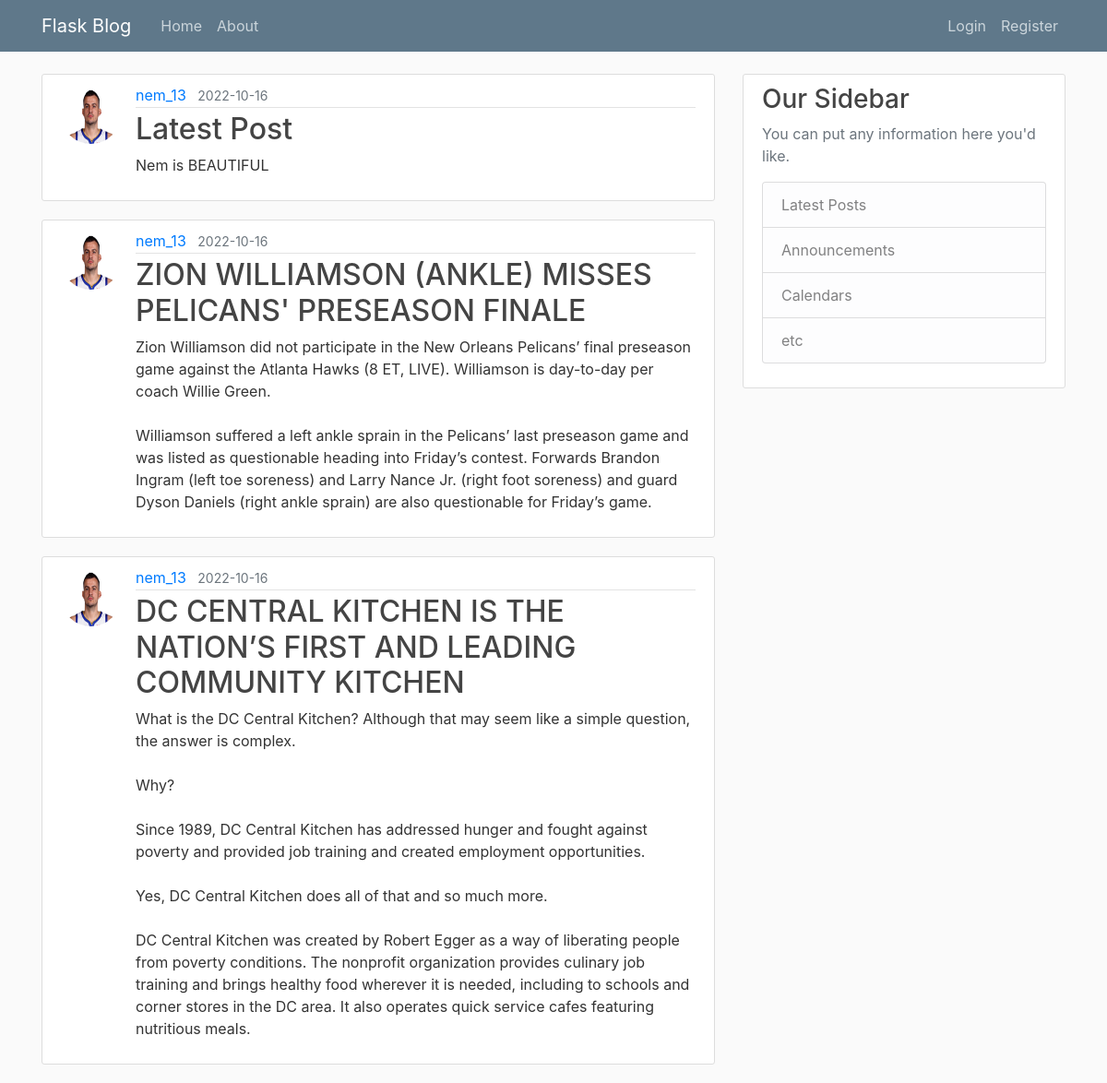
The page /home on the database its author committed.
### flaskblog/models.py (models this page shows, shortened)
class Post(db.Model):
    id = db.Column(db.Integer, primary_key=True)
    title = db.Column(db.String(100), nullable=False)
    date_posted = db.Column(db.DateTime, nullable=False, default=datetime.utcnow)
    content = db.Column(db.Text, nullable=False)
    user_id = db.Column(db.Integer, db.ForeignKey('user.id'), nullable=False)

class User(db.Model, UserMixin):
    id = db.Column(db.Integer, primary_key=True)
    username = db.Column(db.String(20), unique=True, nullable=False)
    email = db.Column(db.String(120), unique=True, nullable=False)
    image_file = db.Column(db.String(20), nullable=False, default='default.jpg')
    password = db.Column(db.String(60), nullable=False)
    posts = db.relationship('Post', backref='author', lazy=True)

### flaskblog/routes.py (the view)
@app.route("/")
@app.route("/home")
def home():
    page = request.args.get('page', 1, type=int)
    posts = Post.query.order_by(Post.date_posted.desc()).paginate(page=page, per_page=3)
    return render_template('home.html', posts=posts)

### flaskblog/templates/home.html
{% extends "layout.html" %}
{% block content %}
    {% for post in posts%}
    <article class="media content-section">
        <img class="rounded-circle article-img" src="{{ url_for('static', filename='profile_pics/' + post.author.image_file) }}">
        <div class="media-body">
          <div class="article-metadata">
            <a class="mr-2" href="#">{{ post.author.username }}</a>
            <small class="text-muted">{{ post.date_posted.strftime('%Y-%m-%d') }}</small>
          </div>
          <h2><a class="article-title" href="{{ url_for('post', post_id=post.id) }}">{{ post.title }}</a></h2>
          <p class="article-content">{{ post.content }}</p>
        </div>
    </article>
    {% endfor%}
{% endblock content %}

### flaskblog/templates/layout.html (shortened to what this page needs)
<!DOCTYPE html>
<html lang="en">
<head>
    <link rel="stylesheet" href="https://cdn.jsdelivr.net/npm/bootstrap@4.6.2/dist/css/bootstrap.min.css">
    <link rel="stylesheet" type="text/css" href="{{ url_for('static', filename='main.css')}}">
</head>
<body>
    <header class="site-header">
        <nav class="navbar navbar-expand-md navbar-dark bg-steel fixed-top">
          <div class="container">
            <a class="navbar-brand mr-4" href="/">Flask Blog</a>
            <div class="collapse navbar-collapse" id="navbarToggle">
              <div class="navbar-nav mr-auto">
                <a class="nav-item nav-link" href="{{ url_for('home') }}">Home</a>
                <a class="nav-item nav-link" href="{{ url_for('about') }}">About</a>
              </div>
              <div class="navbar-nav">
                {% if current_user.is_authenticated %}
                  <a class="nav-item nav-link" href="{{ url_for('new_post') }}">New Post</a>
                  <a class="nav-item nav-link" href="{{ url_for('account') }}">Account</a>
                  <a class="nav-item nav-link" href="{{ url_for('logout') }}">Logout</a>
                {% else %}
                  <a class="nav-item nav-link" href="{{ url_for('login') }}">Login</a>
                  <a class="nav-item nav-link" href="{{ url_for('register') }}">Register</a>
                {% endif %}
              </div>
            </div>
          </div>
        </nav>
      </header>
      <main role="main" class="container">
        <div class="row">
          <div class="col-md-8">
            {% block content %}{% endblock %}
          </div>
          <div class="col-md-4">
            <div class="content-section">
              <h3>Our Sidebar</h3>
              <p class='text-muted'>You can put any information here you'd like.
                <ul class="list-group">
                  <li class="list-group-item list-group-item-light">Latest Posts</li>
                  <li class="list-group-item list-group-item-light">Announcements</li>
                  <li class="list-group-item list-group-item-light">Calendars</li>
                  <li class="list-group-item list-group-item-light">etc</li>
                </ul>
              </p>
            </div>
          </div>
        </div>
      </main>
</body>
</html>

### flaskblog/static/main.css (style rules this page uses)
body { background: #fafafa; color: #333333; margin-top: 5rem; }
h1, h2, h3, h4, h5, h6 { color: #444444; }
.bg-steel { background-color: #5f788a; }
.site-header .navbar-nav .nav-link { color: #cbd5db; }
.content-section { background: #ffffff; padding: 10px 20px; border: 1px solid #dddddd; border-radius: 3px; margin-bottom: 20px; }
.article-title { color: #444444; }
.article-content { white-space: pre-line; }
.article-img { height: 65px; width: 65px; margin-right: 16px; }
.article-metadata { padding-bottom: 1px; margin-bottom: 4px; border-bottom: 1px solid #e3e3e3 }

### rows shown on the page
Post: image_file (picture), author.username "nem_13", date_posted "2022-10-16", title "Latest Post", content "Nem is BEAUTIFUL"
Post: image_file (picture), author.username "nem_13", date_posted "2022-10-16", title "ZION WILLIAMSON (ANKLE) MISSES PELICANS' PRESEASON FINALE", content "Zion Williamson did not participate in the New Orleans Pelicans’ final preseason game against the Atlanta Hawks (8 ET, LIVE). Williamson is day-to-day per coach Willie Green. Williamson suffered a left ankle sprain in the Pelicans’ last preseason game and was listed as questionable heading into Friday’s contest. Forwards Brandon Ingram (left toe soreness) and Larry Nance Jr. (right foot soreness) and guard Dyson Daniels (right ankle sprain) are also questionable for Friday’s game."
Post: image_file (picture), author.username "nem_13", date_posted "2022-10-16", title "DC CENTRAL KITCHEN IS THE NATION’S FIRST AND LEADING COMMUNITY KITCHEN", content "What is the DC Central Kitchen? Although that may seem like a simple question, the answer is complex. Why? Since 1989, DC Central Kitchen has addressed hunger and fought against poverty and provided job training and created employment opportunities. Yes, DC Central Kitchen does all of that and so much more. DC Central Kitchen was created by Robert Egger as a way of liberating people from poverty conditions. The nonprofit organization provides culinary job training and brings healthy food wherever it is needed, including to schools and corner stores in the DC area. It also operates quick service cafes featuring nutritious meals."
